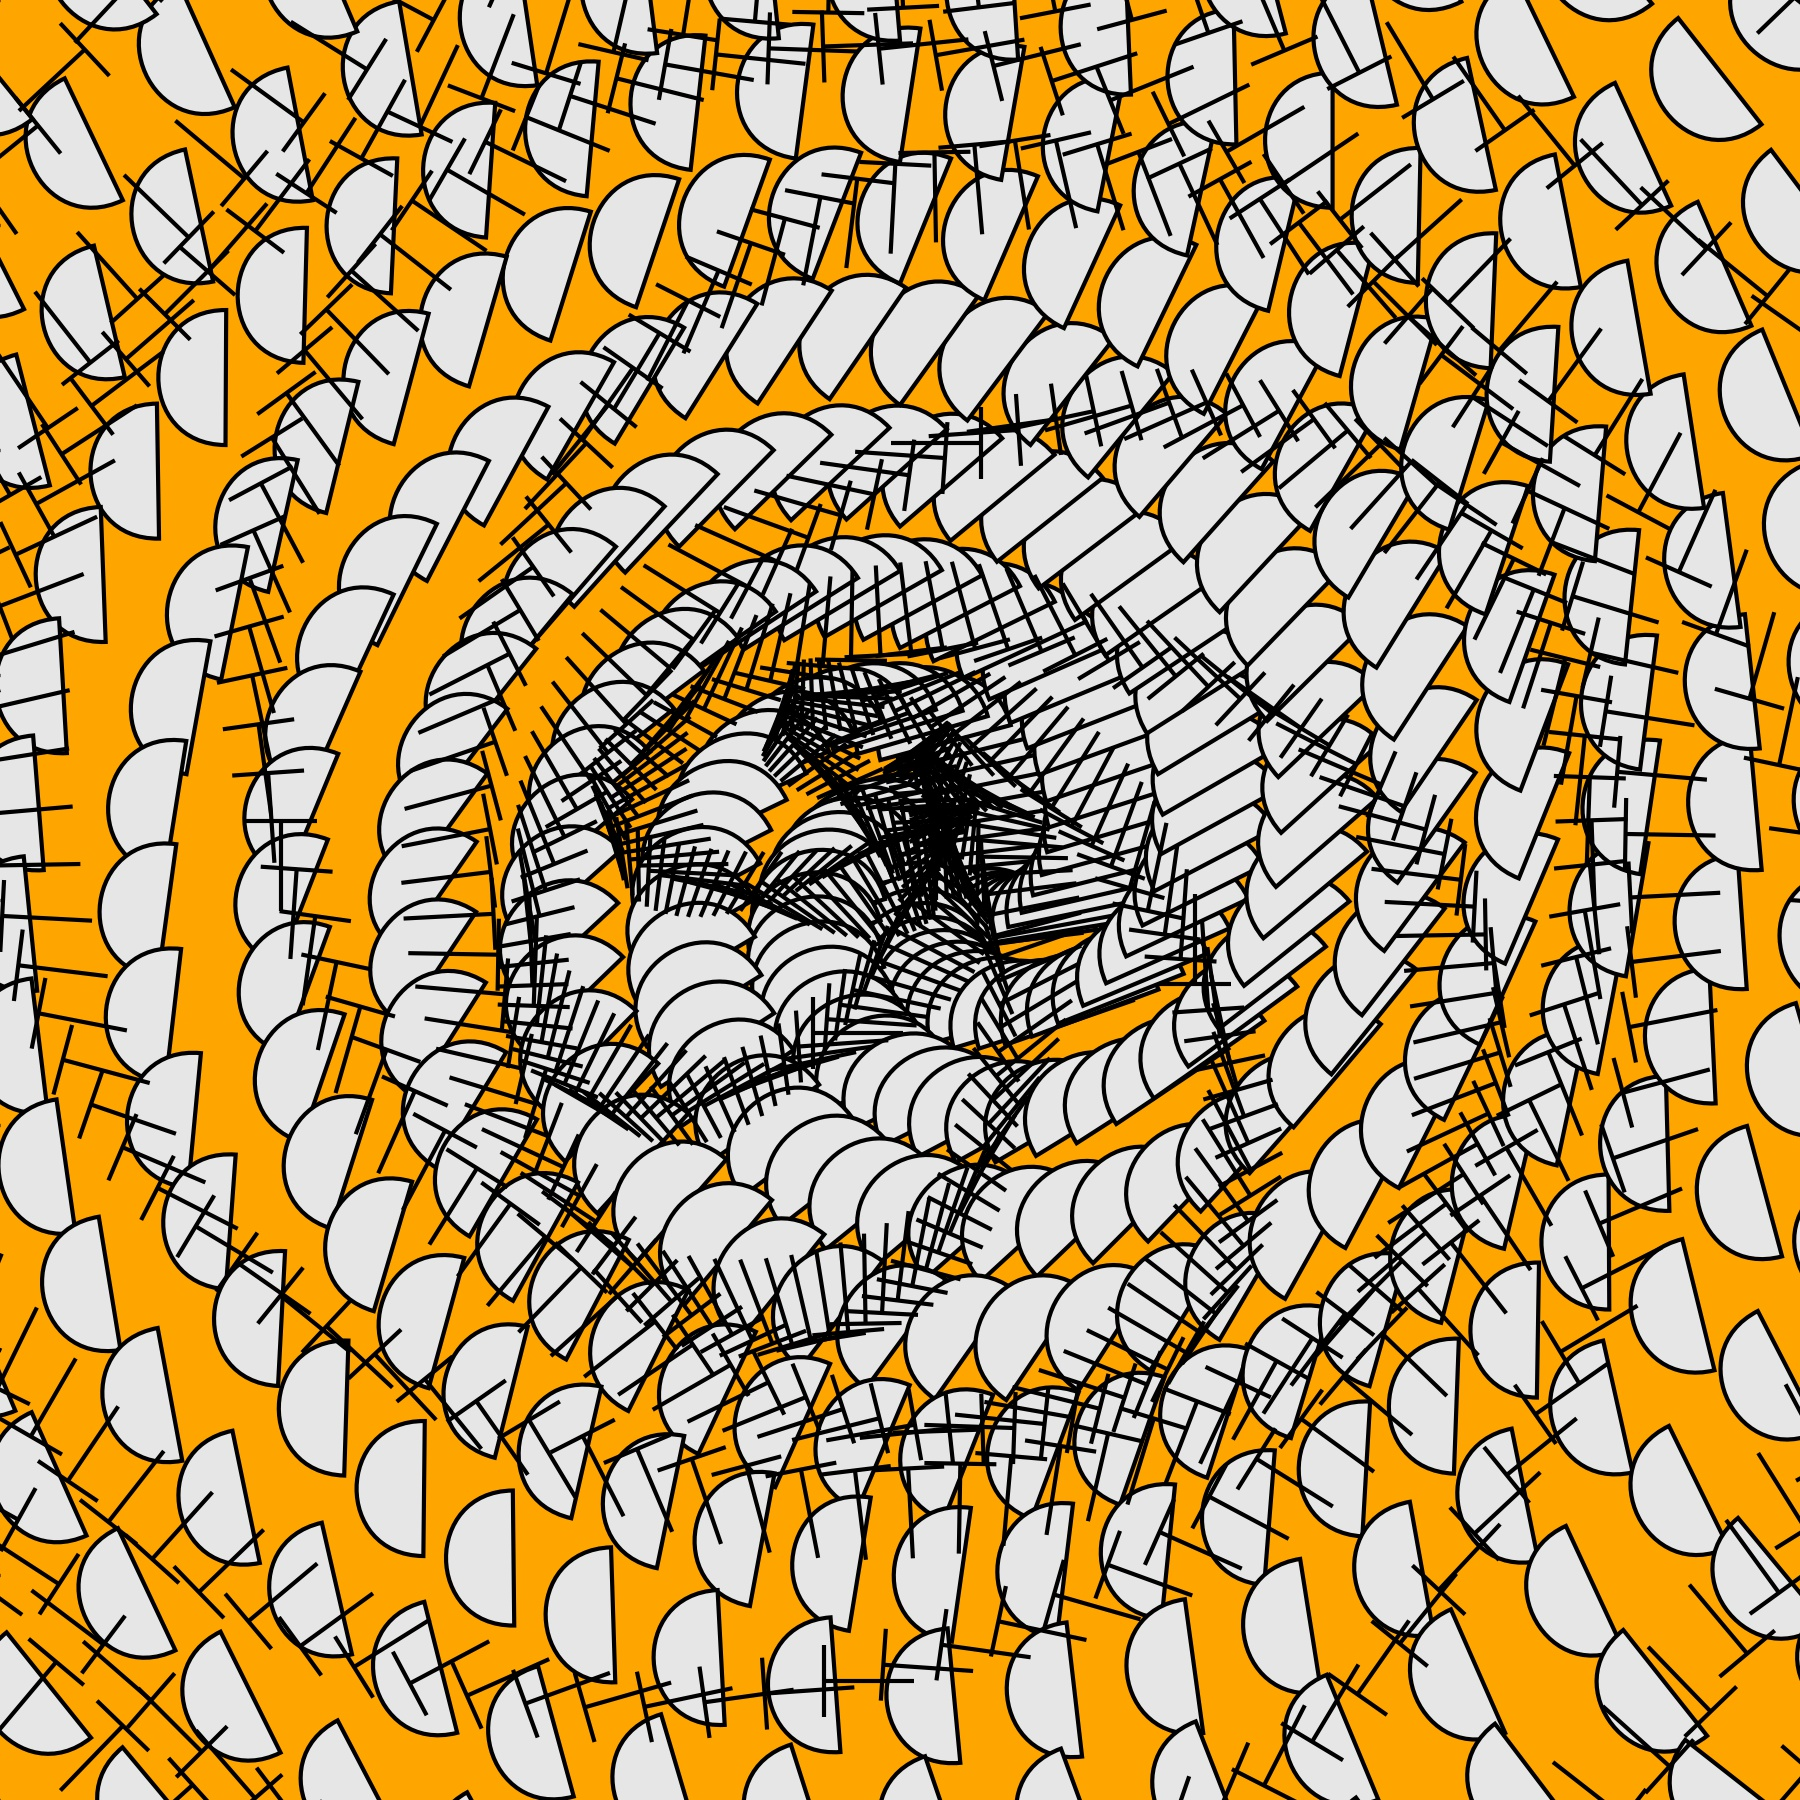

This chart was generated by the following Python code:
#!/usr/bin/env python
"""
Generative art project using SBOLv glyphs as building blocks.
"""

import parasbolv as psv
import matplotlib.pyplot as plt
import matplotlib.patches as patches
import math
import random

# Generate Matplotlib Figure and Axes
fig = plt.figure(figsize=(6,6))
ax = fig.add_axes([0.0, 0.0, 1.0, 1.0], frameon=False, aspect=1)

# Generate renderer object
renderer = psv.GlyphRenderer()

def draw_randomised_glyph(ax, renderer, glyph_type, glyph_position, glyph_size, glyph_angle):
    user_parameters = {}
    user_parameters['arrowbody_height'] = 5
    user_parameters['arrowhead_width'] = 5
    cds_style = {}
    cds_style['cds'] = {'facecolor': (0,0,1), 'edgecolor': (1,1,0), 'linewidth': 2}
    bounds, end_point = renderer.draw_glyph(ax, glyph_type, glyph_position, rotation=glyph_angle, user_parameters=user_parameters, user_style=cds_style)




def generate_spiral(part_type, angle_shift=91.0, size_shift=0.2, glyph_angle_shift=1.0):
    part_types = ['CDS', 'Promoter', 'RibosomeEntrySite', 'Terminator']
    cur_position = (0.0, 0.0)
    cur_angle = 0.0
    cur_size = 1.0
    cur_glyph_angle = 0.0
    for idx in range(800):
        # part_types[random.randint(0,3)]
        draw_randomised_glyph(ax, renderer, part_type, cur_position, 20, cur_glyph_angle)
        # update position and heading
        cur_position = (cur_size*math.sin(math.radians(cur_angle)), cur_size*math.cos(math.radians(cur_angle)))
        cur_angle += angle_shift
        cur_size += size_shift
        cur_glyph_angle += math.radians(glyph_angle_shift)

generate_spiral('RibosomeEntrySite', angle_shift=88.0, size_shift=0.3, glyph_angle_shift=0.3)
generate_spiral('Terminator')


# Add black background patch
rect = patches.Rectangle((-1000, -1000), 2000, 2000, facecolor='orange', zorder=-1)
ax.add_patch(rect)

# Set Bounds
ax.set_ylim([-100, 100])
ax.set_xlim([-100, 100])

fig.savefig('sbolv-kaleidoscope.pdf', transparent=True, dpi=300)
fig.savefig('sbolv-kaleidoscope.jpg', dpi=300)
plt.show()
